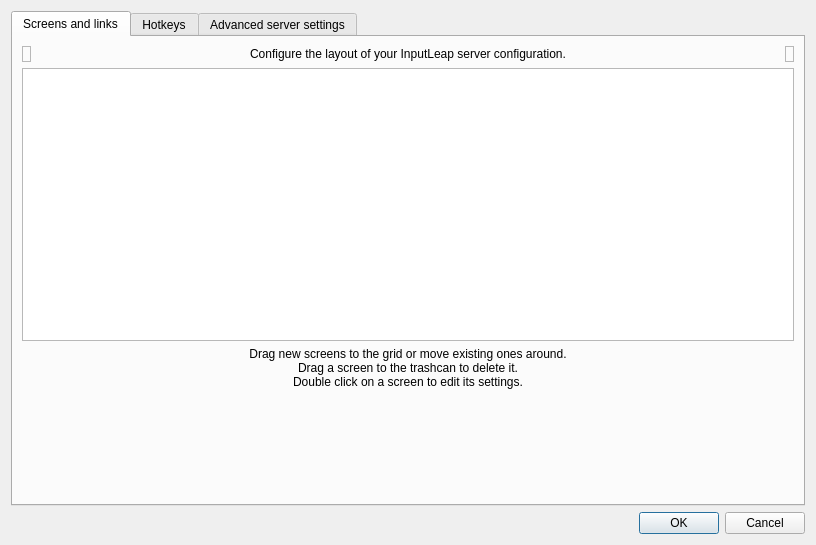
<?xml version="1.0" encoding="UTF-8"?>
<ui version="4.0">
 <class>ServerConfigDialog</class>
 <widget class="QDialog" name="ServerConfigDialog">
  <property name="geometry">
   <rect>
    <x>0</x>
    <y>0</y>
    <width>816</width>
    <height>545</height>
   </rect>
  </property>
  <property name="windowTitle">
   <string>Server Configuration</string>
  </property>
  <layout class="QVBoxLayout">
   <item>
    <widget class="QTabWidget" name="m_pTabWidget">
     <widget class="QWidget" name="m_pTabScreens">
      <attribute name="title">
       <string>Screens and links</string>
      </attribute>
      <layout class="QVBoxLayout">
       <item>
        <layout class="QHBoxLayout">
         <item>
          <widget class="TrashScreenWidget" name="m_pTrashScreenWidget">
           <property name="acceptDrops">
            <bool>true</bool>
           </property>
           <property name="toolTip">
            <string>Drag a screen from the grid to the trashcan to remove it.</string>
           </property>
           <property name="frameShape">
            <enum>QFrame::StyledPanel</enum>
           </property>
           <property name="frameShadow">
            <enum>QFrame::Raised</enum>
           </property>
           <property name="text">
            <string/>
           </property>
           <property name="pixmap">
            <pixmap resource="../res/InputLeap.qrc">:/res/icons/64x64/user-trash.png</pixmap>
           </property>
          </widget>
         </item>
         <item>
          <widget class="QLabel" name="label_2">
           <property name="sizePolicy">
            <sizepolicy hsizetype="Preferred" vsizetype="Preferred">
             <horstretch>1</horstretch>
             <verstretch>0</verstretch>
            </sizepolicy>
           </property>
           <property name="text">
            <string>Configure the layout of your InputLeap server configuration.</string>
           </property>
           <property name="alignment">
            <set>Qt::AlignCenter</set>
           </property>
           <property name="wordWrap">
            <bool>true</bool>
           </property>
          </widget>
         </item>
         <item>
          <widget class="NewScreenWidget" name="m_pLabelNewScreenWidget">
           <property name="toolTip">
            <string>Drag this button to the grid to add a new screen.</string>
           </property>
           <property name="frameShape">
            <enum>QFrame::StyledPanel</enum>
           </property>
           <property name="frameShadow">
            <enum>QFrame::Raised</enum>
           </property>
           <property name="text">
            <string/>
           </property>
           <property name="pixmap">
            <pixmap resource="../res/InputLeap.qrc">:/res/icons/64x64/video-display.png</pixmap>
           </property>
          </widget>
         </item>
        </layout>
       </item>
       <item>
        <widget class="ScreenSetupView" name="m_pScreenSetupView">
         <property name="minimumSize">
          <size>
           <width>0</width>
           <height>273</height>
          </size>
         </property>
         <property name="maximumSize">
          <size>
           <width>16777215</width>
           <height>273</height>
          </size>
         </property>
         <property name="acceptDrops">
          <bool>true</bool>
         </property>
         <property name="autoFillBackground">
          <bool>false</bool>
         </property>
         <property name="frameShape">
          <enum>QFrame::StyledPanel</enum>
         </property>
         <property name="frameShadow">
          <enum>QFrame::Sunken</enum>
         </property>
        </widget>
       </item>
       <item>
        <widget class="QLabel" name="label_3">
         <property name="sizePolicy">
          <sizepolicy hsizetype="Preferred" vsizetype="Preferred">
           <horstretch>1</horstretch>
           <verstretch>0</verstretch>
          </sizepolicy>
         </property>
         <property name="text">
          <string>Drag new screens to the grid or move existing ones around.
Drag a screen to the trashcan to delete it.
Double click on a screen to edit its settings.</string>
         </property>
         <property name="alignment">
          <set>Qt::AlignCenter</set>
         </property>
         <property name="wordWrap">
          <bool>true</bool>
         </property>
        </widget>
       </item>
       <item>
        <spacer>
         <property name="orientation">
          <enum>Qt::Vertical</enum>
         </property>
         <property name="sizeHint" stdset="0">
          <size>
           <width>20</width>
           <height>40</height>
          </size>
         </property>
        </spacer>
       </item>
      </layout>
     </widget>
     <widget class="QWidget" name="m_pTabHotkeys">
      <attribute name="title">
       <string>Hotkeys</string>
      </attribute>
      <layout class="QHBoxLayout">
       <item>
        <widget class="QGroupBox" name="groupBox">
         <property name="title">
          <string>&amp;Hotkeys</string>
         </property>
         <layout class="QGridLayout">
          <item row="0" column="0" rowspan="4">
           <widget class="QListWidget" name="m_pListHotkeys"/>
          </item>
          <item row="0" column="1">
           <widget class="QPushButton" name="m_pButtonNewHotkey">
            <property name="enabled">
             <bool>true</bool>
            </property>
            <property name="text">
             <string>&amp;New</string>
            </property>
           </widget>
          </item>
          <item row="1" column="1">
           <widget class="QPushButton" name="m_pButtonEditHotkey">
            <property name="enabled">
             <bool>false</bool>
            </property>
            <property name="text">
             <string>&amp;Edit</string>
            </property>
           </widget>
          </item>
          <item row="2" column="1">
           <widget class="QPushButton" name="m_pButtonRemoveHotkey">
            <property name="enabled">
             <bool>false</bool>
            </property>
            <property name="text">
             <string>&amp;Remove</string>
            </property>
           </widget>
          </item>
          <item row="3" column="1">
           <spacer>
            <property name="orientation">
             <enum>Qt::Vertical</enum>
            </property>
            <property name="sizeHint" stdset="0">
             <size>
              <width>75</width>
              <height>161</height>
             </size>
            </property>
           </spacer>
          </item>
         </layout>
        </widget>
       </item>
       <item>
        <widget class="QGroupBox" name="groupBox_2">
         <property name="title">
          <string>A&amp;ctions</string>
         </property>
         <layout class="QGridLayout">
          <item row="0" column="0" rowspan="4">
           <widget class="QListWidget" name="m_pListActions"/>
          </item>
          <item row="0" column="1">
           <widget class="QPushButton" name="m_pButtonNewAction">
            <property name="enabled">
             <bool>false</bool>
            </property>
            <property name="text">
             <string>Ne&amp;w</string>
            </property>
           </widget>
          </item>
          <item row="1" column="1">
           <widget class="QPushButton" name="m_pButtonEditAction">
            <property name="enabled">
             <bool>false</bool>
            </property>
            <property name="text">
             <string>E&amp;dit</string>
            </property>
           </widget>
          </item>
          <item row="2" column="1">
           <widget class="QPushButton" name="m_pButtonRemoveAction">
            <property name="enabled">
             <bool>false</bool>
            </property>
            <property name="text">
             <string>Re&amp;move</string>
            </property>
           </widget>
          </item>
          <item row="3" column="1">
           <spacer>
            <property name="orientation">
             <enum>Qt::Vertical</enum>
            </property>
            <property name="sizeHint" stdset="0">
             <size>
              <width>20</width>
              <height>40</height>
             </size>
            </property>
           </spacer>
          </item>
         </layout>
        </widget>
       </item>
      </layout>
     </widget>
     <widget class="QWidget" name="m_pTabAdvanced">
      <attribute name="title">
       <string>Advanced server settings</string>
      </attribute>
      <layout class="QGridLayout">
       <item row="0" column="0">
        <widget class="QGroupBox" name="m_pGroupSwitch">
         <property name="title">
          <string>&amp;Switch</string>
         </property>
         <layout class="QVBoxLayout">
          <item>
           <layout class="QHBoxLayout">
            <item>
             <widget class="QCheckBox" name="m_pCheckBoxSwitchDelay">
              <property name="enabled">
               <bool>true</bool>
              </property>
              <property name="text">
               <string>Switch &amp;after waiting</string>
              </property>
             </widget>
            </item>
            <item>
             <spacer>
              <property name="orientation">
               <enum>Qt::Horizontal</enum>
              </property>
              <property name="sizeHint" stdset="0">
               <size>
                <width>40</width>
                <height>20</height>
               </size>
              </property>
             </spacer>
            </item>
            <item>
             <widget class="QSpinBox" name="m_pSpinBoxSwitchDelay">
              <property name="enabled">
               <bool>false</bool>
              </property>
              <property name="minimum">
               <number>10</number>
              </property>
              <property name="maximum">
               <number>10000</number>
              </property>
              <property name="singleStep">
               <number>10</number>
              </property>
              <property name="value">
               <number>250</number>
              </property>
             </widget>
            </item>
            <item>
             <widget class="QLabel" name="m_pLabel_14">
              <property name="text">
               <string>ms</string>
              </property>
             </widget>
            </item>
           </layout>
          </item>
          <item>
           <layout class="QVBoxLayout">
            <item>
             <layout class="QHBoxLayout">
              <item>
               <widget class="QCheckBox" name="m_pCheckBoxSwitchDoubleTap">
                <property name="enabled">
                 <bool>true</bool>
                </property>
                <property name="text">
                 <string>Switch on double &amp;tap within</string>
                </property>
               </widget>
              </item>
              <item>
               <spacer>
                <property name="orientation">
                 <enum>Qt::Horizontal</enum>
                </property>
                <property name="sizeHint" stdset="0">
                 <size>
                  <width>40</width>
                  <height>20</height>
                 </size>
                </property>
               </spacer>
              </item>
              <item>
               <widget class="QSpinBox" name="m_pSpinBoxSwitchDoubleTap">
                <property name="enabled">
                 <bool>false</bool>
                </property>
                <property name="minimum">
                 <number>10</number>
                </property>
                <property name="maximum">
                 <number>10000</number>
                </property>
                <property name="singleStep">
                 <number>10</number>
                </property>
                <property name="value">
                 <number>250</number>
                </property>
               </widget>
              </item>
              <item>
               <widget class="QLabel" name="m_pLabel_15">
                <property name="text">
                 <string>ms</string>
                </property>
               </widget>
              </item>
             </layout>
            </item>
            <item>
             <widget class="QLabel" name="label_4">
              <property name="text">
               <string>Bump against the screen edge with the mouse pointer twice in quick succession.</string>
              </property>
              <property name="wordWrap">
               <bool>true</bool>
              </property>
             </widget>
            </item>
           </layout>
          </item>
          <item>
           <layout class="QHBoxLayout" name="horizontalLayoutHysteresis">
            <item>
             <widget class="QLabel" name="m_pLabelSwitchHysteresis">
              <property name="text">
               <string>Edge stability distance</string>
              </property>
              <property name="toolTip">
               <string>Moves the pointer this far inside the destination screen to prevent accidental bounce-back.</string>
              </property>
             </widget>
            </item>
            <item>
             <spacer name="horizontalSpacerHysteresis">
              <property name="orientation">
               <enum>Qt::Horizontal</enum>
              </property>
              <property name="sizeHint" stdset="0">
               <size>
                <width>40</width>
                <height>20</height>
               </size>
              </property>
             </spacer>
            </item>
            <item>
             <widget class="QSpinBox" name="m_pSpinBoxSwitchHysteresis">
              <property name="minimum">
               <number>0</number>
              </property>
              <property name="maximum">
               <number>64</number>
              </property>
              <property name="value">
               <number>8</number>
              </property>
              <property name="suffix">
               <string> px</string>
              </property>
             </widget>
            </item>
           </layout>
          </item>
          <item>
           <spacer>
            <property name="orientation">
             <enum>Qt::Vertical</enum>
            </property>
            <property name="sizeHint" stdset="0">
             <size>
              <width>20</width>
              <height>40</height>
             </size>
            </property>
           </spacer>
          </item>
         </layout>
        </widget>
       </item>
       <item row="0" column="1">
        <widget class="QGroupBox" name="m_pGroupOptions">
         <property name="title">
          <string>&amp;Options</string>
         </property>
         <layout class="QGridLayout">
          <item row="7" column="0">
           <widget class="QGroupBox" name="groupBox_3">
            <property name="title">
             <string/>
            </property>
            <layout class="QHBoxLayout" name="horizontalLayout">
             <item>
              <widget class="QLabel" name="m_pLabelSharingSize">
               <property name="text">
                <string>Max Clipboard sharing size</string>
               </property>
              </widget>
             </item>
             <item>
              <widget class="QSpinBox" name="m_pSpinBoxClipboardSizeLimit">
               <property name="sizePolicy">
                <sizepolicy hsizetype="Maximum" vsizetype="Fixed">
                 <horstretch>0</horstretch>
                 <verstretch>0</verstretch>
                </sizepolicy>
               </property>
               <property name="toolTip">
                <string>Clipboard sharing size in bytes</string>
               </property>
               <property name="toolTipDuration">
                <number>-3</number>
               </property>
               <property name="alignment">
                <set>Qt::AlignLeading|Qt::AlignLeft|Qt::AlignVCenter</set>
               </property>
               <property name="minimum">
                <number>1000000</number>
               </property>
               <property name="maximum">
                <number>100000000</number>
               </property>
               <property name="singleStep">
                <number>1000</number>
               </property>
               <property name="value">
                <number>3000000</number>
               </property>
              </widget>
             </item>
            </layout>
           </widget>
          </item>
          <item row="3" column="0">
           <widget class="QCheckBox" name="m_pCheckBoxWin32KeepForeground">
            <property name="enabled">
             <bool>true</bool>
            </property>
            <property name="text">
             <string>Don't take &amp;foreground window on Windows servers</string>
            </property>
           </widget>
          </item>
          <item row="1" column="0">
           <widget class="QCheckBox" name="m_pCheckBoxRelativeMouseMoves">
            <property name="enabled">
             <bool>true</bool>
            </property>
            <property name="text">
             <string>Use &amp;relative mouse moves</string>
            </property>
           </widget>
          </item>
          <item row="2" column="0">
           <widget class="QCheckBox" name="m_pCheckBoxScreenSaverSync">
            <property name="enabled">
             <bool>true</bool>
            </property>
            <property name="text">
             <string>S&amp;ynchronize screen savers</string>
            </property>
           </widget>
          </item>
          <item row="0" column="0">
           <layout class="QHBoxLayout">
            <item>
             <widget class="QCheckBox" name="m_pCheckBoxHeartbeat">
              <property name="enabled">
               <bool>true</bool>
              </property>
              <property name="text">
               <string>&amp;Check clients every</string>
              </property>
             </widget>
            </item>
            <item>
             <spacer>
              <property name="orientation">
               <enum>Qt::Horizontal</enum>
              </property>
              <property name="sizeHint" stdset="0">
               <size>
                <width>40</width>
                <height>20</height>
               </size>
              </property>
             </spacer>
            </item>
            <item>
             <widget class="QSpinBox" name="m_pSpinBoxHeartbeat">
              <property name="enabled">
               <bool>false</bool>
              </property>
              <property name="minimum">
               <number>1000</number>
              </property>
              <property name="maximum">
               <number>30000</number>
              </property>
              <property name="singleStep">
               <number>1000</number>
              </property>
              <property name="value">
               <number>5000</number>
              </property>
             </widget>
            </item>
            <item>
             <widget class="QLabel" name="m_pLabel_16">
              <property name="text">
               <string>ms</string>
              </property>
             </widget>
            </item>
           </layout>
          </item>
          <item row="9" column="0">
           <spacer>
            <property name="orientation">
             <enum>Qt::Vertical</enum>
            </property>
            <property name="sizeHint" stdset="0">
             <size>
              <width>20</width>
              <height>16</height>
             </size>
            </property>
           </spacer>
          </item>
          <item row="5" column="0">
           <widget class="QCheckBox" name="m_pCheckBoxEnableDragAndDrop">
            <property name="text">
             <string>Enable drag and drop for files, images, and links</string>
            </property>
           </widget>
          </item>
          <item row="4" column="0">
           <widget class="QCheckBox" name="m_pCheckBoxIgnoreAutoConfigClient">
            <property name="text">
             <string>Ignore auto config clients</string>
            </property>
           </widget>
          </item>
          <item row="6" column="0">
           <widget class="QCheckBox" name="m_pCheckBoxEnableClipboard">
            <property name="text">
             <string>Enable clipboard sharing</string>
            </property>
            <property name="checked">
             <bool>true</bool>
            </property>
           </widget>
          </item>
         </layout>
        </widget>
       </item>
       <item row="1" column="0" colspan="2">
        <widget class="QGroupBox" name="m_pGroupSwitchCorners">
         <property name="title">
          <string>&amp;Dead corners</string>
         </property>
         <property name="checked">
          <bool>false</bool>
         </property>
         <layout class="QGridLayout">
          <item row="0" column="0" colspan="2">
           <widget class="QCheckBox" name="m_pCheckBoxCornerTopLeft">
            <property name="text">
             <string>To&amp;p-left</string>
            </property>
           </widget>
          </item>
          <item row="0" column="2" colspan="2">
           <widget class="QCheckBox" name="m_pCheckBoxCornerTopRight">
            <property name="text">
             <string>Top-rig&amp;ht</string>
            </property>
           </widget>
          </item>
          <item row="1" column="0" colspan="2">
           <widget class="QCheckBox" name="m_pCheckBoxCornerBottomLeft">
            <property name="text">
             <string>&amp;Bottom-left</string>
            </property>
           </widget>
          </item>
          <item row="1" column="2" colspan="2">
           <widget class="QCheckBox" name="m_pCheckBoxCornerBottomRight">
            <property name="text">
             <string>Bottom-ri&amp;ght</string>
            </property>
           </widget>
          </item>
          <item row="2" column="0">
           <spacer>
            <property name="orientation">
             <enum>Qt::Horizontal</enum>
            </property>
            <property name="sizeHint" stdset="0">
             <size>
              <width>40</width>
              <height>20</height>
             </size>
            </property>
           </spacer>
          </item>
          <item row="2" column="1" colspan="2">
           <layout class="QHBoxLayout">
            <item>
             <widget class="QLabel" name="label">
              <property name="text">
               <string>Cor&amp;ner Size:</string>
              </property>
              <property name="buddy">
               <cstring>m_pSpinBoxSwitchCornerSize</cstring>
              </property>
             </widget>
            </item>
            <item>
             <widget class="QSpinBox" name="m_pSpinBoxSwitchCornerSize">
              <property name="maximum">
               <number>9999</number>
              </property>
             </widget>
            </item>
           </layout>
          </item>
          <item row="2" column="3">
           <spacer>
            <property name="orientation">
             <enum>Qt::Horizontal</enum>
            </property>
            <property name="sizeHint" stdset="0">
             <size>
              <width>40</width>
              <height>20</height>
             </size>
            </property>
           </spacer>
          </item>
         </layout>
        </widget>
       </item>
       <item row="2" column="0">
        <spacer>
         <property name="orientation">
          <enum>Qt::Vertical</enum>
         </property>
         <property name="sizeHint" stdset="0">
          <size>
           <width>20</width>
           <height>40</height>
          </size>
         </property>
        </spacer>
       </item>
      </layout>
     </widget>
    </widget>
   </item>
   <item>
    <widget class="QDialogButtonBox" name="m_pButtonBox">
     <property name="orientation">
      <enum>Qt::Horizontal</enum>
     </property>
     <property name="standardButtons">
      <set>QDialogButtonBox::Cancel|QDialogButtonBox::Ok</set>
     </property>
    </widget>
   </item>
  </layout>
 </widget>
 <customwidgets>
  <customwidget>
   <class>ScreenSetupView</class>
   <extends>QTableView</extends>
   <header>ScreenSetupView.h</header>
   <container>1</container>
  </customwidget>
  <customwidget>
   <class>NewScreenWidget</class>
   <extends>QLabel</extends>
   <header>NewScreenWidget.h</header>
  </customwidget>
  <customwidget>
   <class>TrashScreenWidget</class>
   <extends>QLabel</extends>
   <header>TrashScreenWidget.h</header>
  </customwidget>
 </customwidgets>
 <resources>
  <include location="../res/InputLeap.qrc"/>
 </resources>
 <connections>
  <connection>
   <sender>m_pButtonBox</sender>
   <signal>accepted()</signal>
   <receiver>ServerConfigDialog</receiver>
   <slot>accept()</slot>
   <hints>
    <hint type="sourcelabel">
     <x>572</x>
     <y>424</y>
    </hint>
    <hint type="destinationlabel">
     <x>377</x>
     <y>-8</y>
    </hint>
   </hints>
  </connection>
  <connection>
   <sender>m_pButtonBox</sender>
   <signal>rejected()</signal>
   <receiver>ServerConfigDialog</receiver>
   <slot>reject()</slot>
   <hints>
    <hint type="sourcelabel">
     <x>641</x>
     <y>424</y>
    </hint>
    <hint type="destinationlabel">
     <x>595</x>
     <y>1</y>
    </hint>
   </hints>
  </connection>
  <connection>
   <sender>m_pCheckBoxSwitchDelay</sender>
   <signal>toggled(bool)</signal>
   <receiver>m_pSpinBoxSwitchDelay</receiver>
   <slot>setEnabled(bool)</slot>
   <hints>
    <hint type="sourcelabel">
     <x>110</x>
     <y>63</y>
    </hint>
    <hint type="destinationlabel">
     <x>110</x>
     <y>63</y>
    </hint>
   </hints>
  </connection>
  <connection>
   <sender>m_pCheckBoxSwitchDoubleTap</sender>
   <signal>toggled(bool)</signal>
   <receiver>m_pSpinBoxSwitchDoubleTap</receiver>
   <slot>setEnabled(bool)</slot>
   <hints>
    <hint type="sourcelabel">
     <x>110</x>
     <y>63</y>
    </hint>
    <hint type="destinationlabel">
     <x>110</x>
     <y>63</y>
    </hint>
   </hints>
  </connection>
  <connection>
   <sender>m_pCheckBoxHeartbeat</sender>
   <signal>toggled(bool)</signal>
   <receiver>m_pSpinBoxHeartbeat</receiver>
   <slot>setEnabled(bool)</slot>
   <hints>
    <hint type="sourcelabel">
     <x>110</x>
     <y>63</y>
    </hint>
    <hint type="destinationlabel">
     <x>110</x>
     <y>63</y>
    </hint>
   </hints>
  </connection>
  <connection>
   <sender>m_pListHotkeys</sender>
   <signal>itemDoubleClicked(QListWidgetItem*)</signal>
   <receiver>m_pButtonEditHotkey</receiver>
   <slot>click()</slot>
   <hints>
    <hint type="sourcelabel">
     <x>197</x>
     <y>115</y>
    </hint>
    <hint type="destinationlabel">
     <x>304</x>
     <y>115</y>
    </hint>
   </hints>
  </connection>
  <connection>
   <sender>m_pListActions</sender>
   <signal>itemDoubleClicked(QListWidgetItem*)</signal>
   <receiver>m_pButtonEditAction</receiver>
   <slot>click()</slot>
   <hints>
    <hint type="sourcelabel">
     <x>505</x>
     <y>120</y>
    </hint>
    <hint type="destinationlabel">
     <x>677</x>
     <y>118</y>
    </hint>
   </hints>
  </connection>
 </connections>
</ui>
